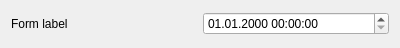
<?xml version="1.0" encoding="UTF-8"?>
<ui version="4.0">
 <class>Datetime</class>
 <widget class="QWidget" name="Datetime">
  <property name="geometry">
   <rect>
    <x>0</x>
    <y>0</y>
    <width>400</width>
    <height>48</height>
   </rect>
  </property>
  <property name="minimumSize">
   <size>
    <width>400</width>
    <height>0</height>
   </size>
  </property>
  <property name="maximumSize">
   <size>
    <width>475</width>
    <height>16777215</height>
   </size>
  </property>
  <property name="windowTitle">
   <string>Datetime</string>
  </property>
  <layout class="QHBoxLayout" name="horizontalLayout">
   <item>
    <widget class="QLabel" name="label">
     <property name="text">
      <string>Form label</string>
     </property>
    </widget>
   </item>
   <item>
    <widget class="QDateTimeEdit" name="field">
     <property name="displayFormat">
      <string>dd.MM.yyyy HH:mm:ss</string>
     </property>
    </widget>
   </item>
  </layout>
 </widget>
 <resources/>
 <connections/>
</ui>
